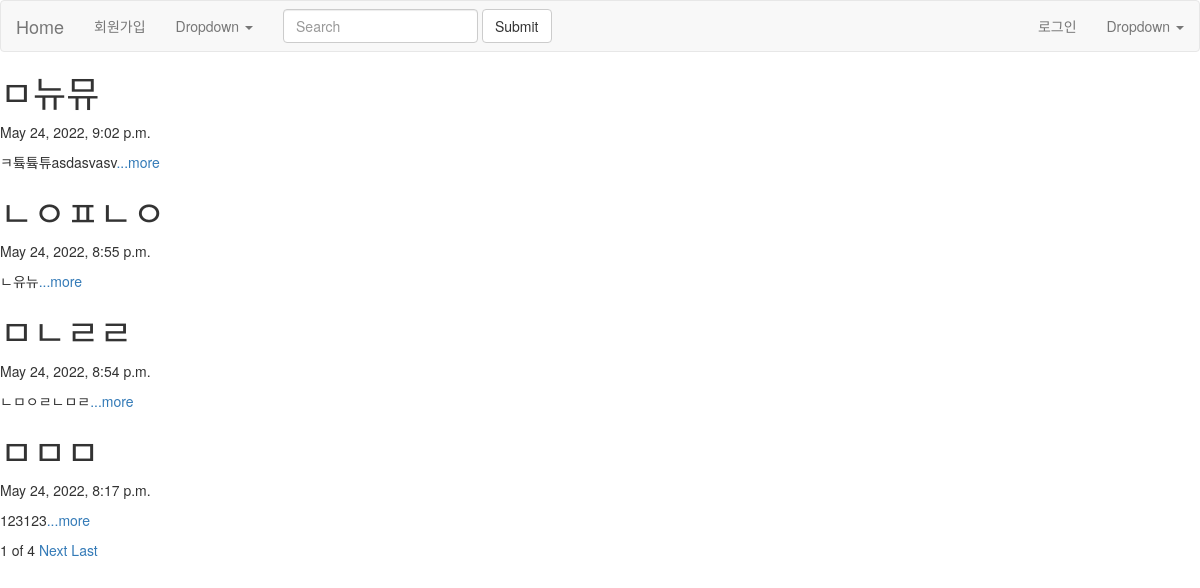
The page / on the database its author committed.
### blog/models.py (models this page shows, shortened)
class Blog(models.Model):
    title = models.CharField(max_length=50)
    pub_date = models.DateTimeField('data published')
    body = models.TextField()
    def summary(self):
        return self.body[:100]

### blog/views.py (the view)
# urls.py: path('', blog.views.home, name='home'),
def home(request):
    blog_list = Blog.objects.all().order_by('-pub_date')
    paginator = Paginator(blog_list,4)
    page = request.GET.get('page')
    posts = paginator.get_page(page)
    return render(request, 'home.html', {'posts':posts})

### blog/templates/home.html (shortened to what this page needs)
{% extends 'base.html' %}
{% block content%}
{%for blog in posts %}
<div>
  <h1>{{blog.title}}</h1>
  <p>{{blog.pub_date}}</p>
  <p>{{blog.summary}}<a href="{% url 'detail' blog.id %}">...more</a></p>
</div>
{%endfor%}
<span>{{posts.number}}</span>
<span>of</span>
<span>{{posts.paginator.num_pages}}</span>
{% if posts.has_next %}
<a href="?page={{posts.next_page_number}}">Next</a>
<a href="?page={{posts.paginator.num_pages}}">Last</a>
{% endif %}
<div id="map" style="width:300px;height:300px;"></div>
{% endblock %}

### myproject/templates/base.html (shortened to what this page needs)
{% load static %}
<!DOCTYPE html>
<html lang="en">
<head>
  <link href="{% static 'css/style.css' %}" rel="stylesheet" type="text/css">
  <link rel="stylesheet" href="https://maxcdn.bootstrapcdn.com/bootstrap/3.3.2/css/bootstrap.min.css">
</head>
<body>
  <nav class="navbar navbar-default">
    <div class="navbar-header">
      <a class="navbar-brand" href="{% url 'home' %}">Home</a>
    </div>
    <div class="collapse navbar-collapse" id="bs-example-navbar-collapse-1">
      <ul class="nav navbar-nav">
        {% if user.is_authenticated %}
        <li class="active"><a href="{% url 'new' %}">글쓰기 <span class="sr-only">(current)</span></a></li>
        <li class="active"><a>{{user.username}}님 반갑습니다! <span class="sr-only">(current)</span></a></li>
        <li class="active"><a href="{% url 'logout' %}">로그아웃 <span class="sr-only">(current)</span></a></li>
        {% else %}
        <li><a href="{% url 'signup' %}">회원가입</a></li>
        <li class="dropdown">
          <a href="#" class="dropdown-toggle" data-toggle="dropdown" role="button" aria-expanded="false">Dropdown <span
              class="caret"></span></a>
        </li>
      </ul>
      <form class="navbar-form navbar-left" role="search">
        <div class="form-group">
          <input type="text" class="form-control" placeholder="Search">
        </div>
        <button type="submit" class="btn btn-default">Submit</button>
      </form>
      <ul class="nav navbar-nav navbar-right">
        <li><a href="{% url 'login' %}">로그인</a></li>
        <li class="dropdown">
          <a href="#" class="dropdown-toggle" data-toggle="dropdown" role="button" aria-expanded="false">Dropdown <span
              class="caret"></span></a>
        </li>
        {% endif %}
      </ul>
    </div>
  </nav>
  <div>
    {% block content %}
    {% endblock %}
  </div>
</body>
</html>

### myproject/static/css/style.css (style rules this page uses)
* { margin: 0; padding: 0; }
a { color:red; }

### rows shown on the page
Blog: title "ㅁ뉴뮤", pub_date "May 24, 2022, 9:02 p.m.", summary "ㅋ튴튴튜asdasvasv"
Blog: title "ㄴㅇㅍㄴㅇ", pub_date "May 24, 2022, 8:55 p.m.", summary "ㄴ유뉴"
Blog: title "ㅁㄴㄹㄹ", pub_date "May 24, 2022, 8:54 p.m.", summary "ㄴㅁㅇㄹㄴㅁㄹ"
Blog: title "ㅁㅁㅁ", pub_date "May 24, 2022, 8:17 p.m.", summary "123123"

### other values the page prints
{{ posts.number }} "1"
{{ posts.paginator.num_pages }} "4"
